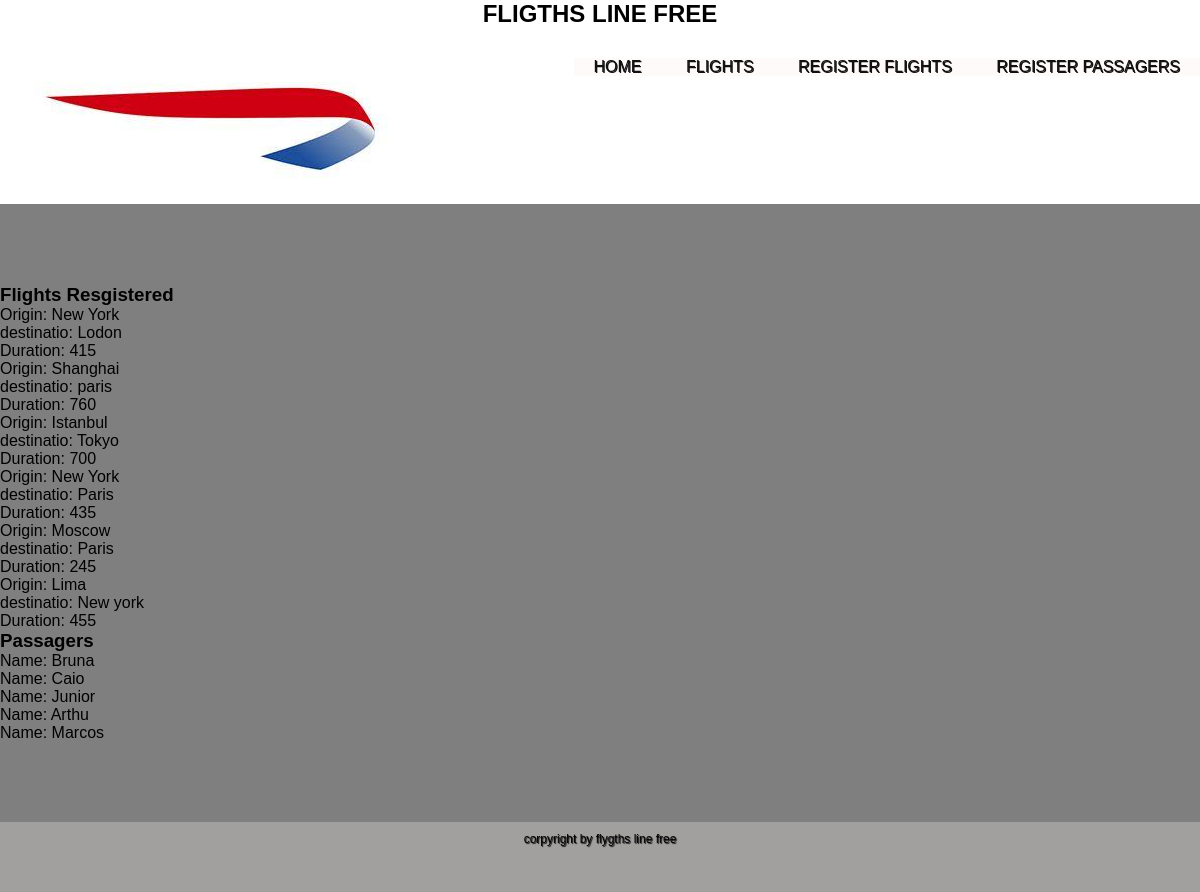
The app's page /flights, older data.
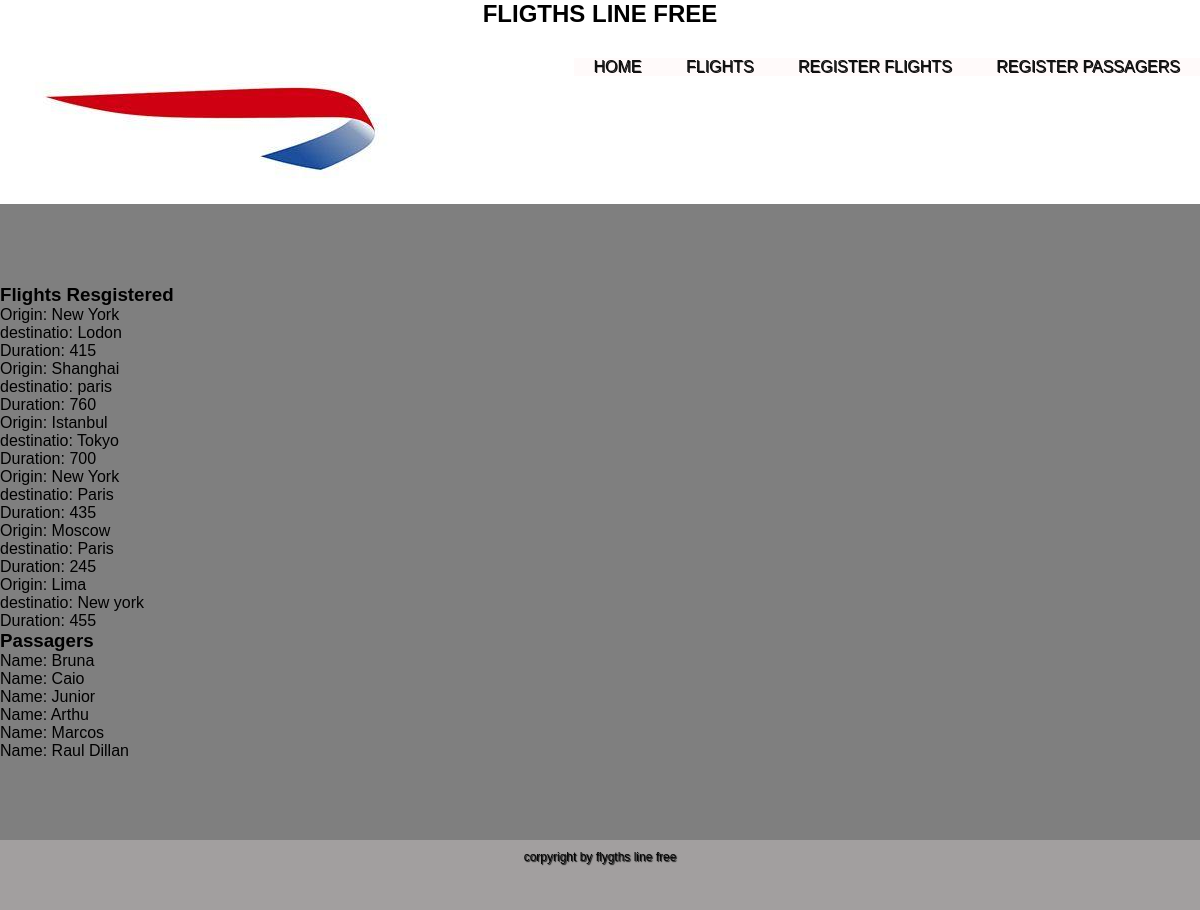
The same page, newer data.
### app.py (models this page shows)
class Flights(db.Model):
	id = db.Column(db.Integer, primary_key=True)
	origin = db.Column(db.String(80), nullable=False)
	destination = db.Column(db.String(80), nullable=False)
	duration = db.Column(db.Integer, nullable=False)

class Passengers(db.Model):
	id = db.Column(db.Integer, primary_key=True)
	name = db.Column(db.String)
	flight_id = db.Column(db.Integer)

### app.py (the view)
@app.route("/flights")
def flights_registered_db():
	flights = Flights.query.all()
	passengers = Passengers.query.all()
	return render_template('flights.html', flights=flights, passengers=passengers)

### templates/flights.html (shortened to what this page needs)
{% extends "base.html"%}
	{% block body%}
			<h3>Flights Resgistered</h3>
			{% for flight in flights %}
				<ul>
					<li> Origin: {{ flight.origin }} </li>
					<li> destinatio: {{ flight.destination }} </li>
					<li> Duration: {{ flight.duration }} </li>
				</ul>
			{% endfor%}
			<h3> Passagers </h3>
			<ul>
				{% for passenger in passengers %}
					<li>Name: {{ passenger.name }}</li>
				{% else %}
					<li> No Passangers</li>
				{% endfor %}
			</ul>
	{% endblock %}

### templates/base.html
<!DOCTYPE html>
<html>
<head>
	<link rel="stylesheet" type="text/css" href="{{ url_for('static', filename='style.css') }}">
	<h2> FLIGTHS LINE FREE </h2>
</head>
<body>
	<head>
		<div class="contanier">
			<div id="logo">
				<img src="{{ url_for('static', filename='img/logo.png') }}">
			</div>
			<div id="menu">
				<a href="/">HOME</a>
				<a href="flights">FLIGHTS</a>
				<a href="register">REGISTER FLIGHTS</a>
				<a href="passengers">REGISTER PASSAGERS</a>
			</div>
		</div>
	</head>
	<div id="principal_base">
		<div class="efeito">
			<div class="contanier">
				<body>
				{% block body%}
				{% endblock %}
				</body>
			</div>
		</div>
	</div>
	<footer> corpyright by flygths line free </footer>
</body>
</html>

### static/style.css (style rules this page uses)
body { background-color:#ffffff; }
* { margin: 0; padding: 0; font-family: Helvetica, arial; }
footer { clear: both; background-color:#a29f9f; height: 50px; text-align: center; padding: 10px; font-size:12px; text-shadow:1px 1px 1px #111111; }
h2 { text-align: center; }
#logo { float:left; }
#menu { background-color:#fffafa; margin-top:30px; float:right; }
#menu a { padding:52px 20px; text-decoration: none; color:#111; text-shadow: 1px 1px #111111; }
.efeito { background-color:rgba(0, 0, 0, 0.5); padding: 80px 0 80px 0; }
#principal_base { clear:both; background-size:100%; min-height: 400px; }

Row changes from the older to the newer data that the page shows:
added Passengers: name "Raul Dillan"
